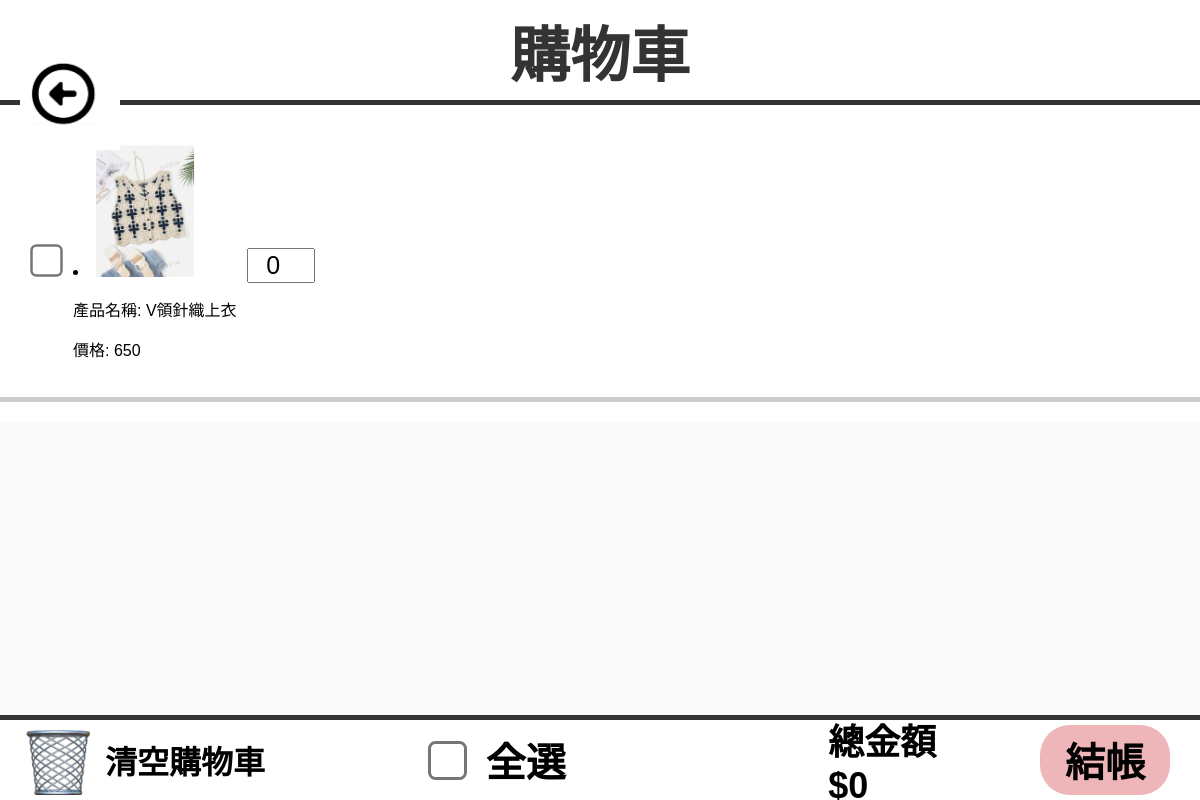
/shopcar/ (signed in), run on an earlier commit of the app's database.
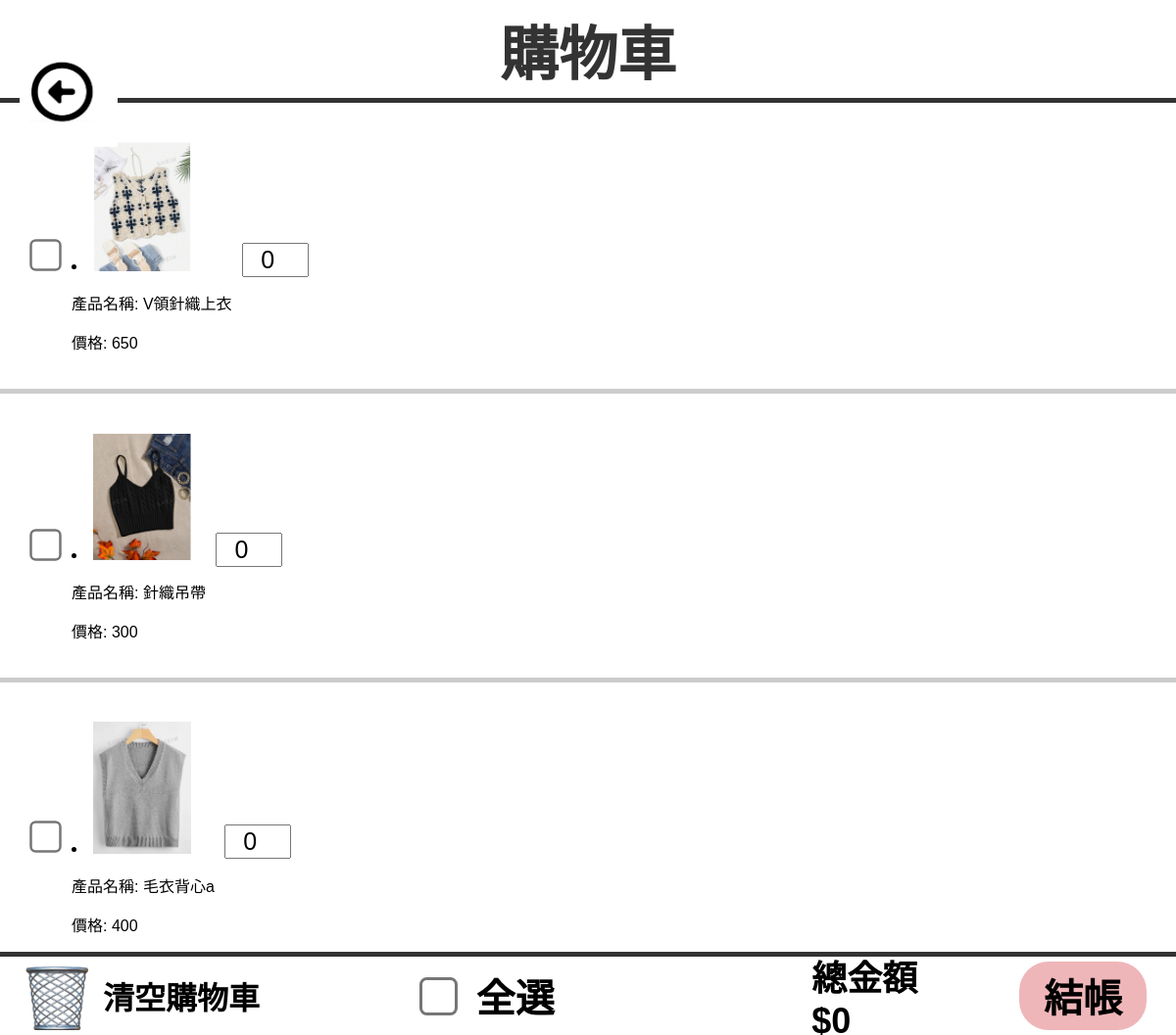
And on a later commit of the database.
### mysite/models.py (models this page shows, shortened)
class shoppingCart(models.Model):
    member_id = models.ForeignKey(Member, on_delete=models.CASCADE)#on_delete=models.CASCADE 就是檢查參照完整性
    product_id = models.ForeignKey(Product,on_delete=models.CASCADE)
    orderQua = models.CharField(max_length=10,default=0)

class Product(models.Model):
    name = models.CharField(max_length=100)
    image = models.ImageField(upload_to='product_images/', default='default.jpg')  # 定義默認值
    price = models.CharField(max_length=20,default='0')
    color = models.CharField(max_length=20,default='商品顏色')
    description = models.TextField()
    quantity = models.IntegerField(default=0)
    category = models.CharField(max_length=10,default="man")

### mysite/views.py (the view)
# urls.py: path('shopcar/',mv.shopcar,name="shopcar"),
def shopcar(request):
    member_id = request.user.id
    if member_id:
        cart_items = shoppingCart.objects.filter(member_id_id=member_id)
        return render(request, 'shopcar.html', {'cart_items': cart_items})
    else:
        return redirect('login')

### templates/shopcar.html (shortened to what this page needs)
{% load static %}
<!DOCTYPE html>
<html lang="en">
<head>
    <link rel="stylesheet" href="{% static 'css/shopcar.css' %}">
</head>
<body>
    <div class="top">
        <a href="{% url 'home' %}">
        <img class="back" src="{% static 'images/back.png' %}" alt="">
        </a>
        <p id="tt">購物車</p>
    </div>
    {% for item in cart_items %}
    <div class="product">
        <div class="pro1">
            <tr>
                <input class="check" type="checkbox" name="item1"  onchange="calculateTotal(); checkAllSelected()">
            <li>
                <img src="{{ item.product_id.image.url }}" alt="{{ item.product_id.name }}" style="width: 100px; height: auto;">
                <p>產品名稱: {{ item.product_id.name }}</p>
                <p>價格: {{ item.product_id.price }}</p>
            </li>
                    <div class="quantity-container">
                        <input type="number" class="quantity" id="quantity1" name="quantity1" min="0" max="100" value="0" onchange="calculateTotal()">
                    </div>
                </div>
                {% endfor %}
        </div>
        <div class="bottom">
            <div class="trash-b" onclick="resetCart()">
                <img class="trash" src="{% static 'images/trash.png' %}" alt="">
                <p id="trash-t">清空購物車</p>
            </div>
            <div class="all-b">
                <input id="check-all" type="checkbox" name="itemAll" onclick="toggleAll(this)">
                <p id="all-t">全選</p>
            </div>
            <div class="tot-b">
                <p id="tot-t">總金額$0</p>
                <a href="{% url 'pay' %}">
                <button type="button" id="tot-bu">結帳</button>
                </a>
            </div>
        </div>
    </div>
</body>
</html>

### static/css/shopcar.css (style rules this page uses)
body { font-family: Arial, sans-serif; background-color: #f9f9f9; margin: 0; padding: 0; }
.top { width: 100%; height: 100px; display: flex; align-items: center; justify-content: center; position: relative; border-bottom: 5px solid #333; background-color: #fff; }
.back { width: 100px; height: 100px; position: absolute; left: 20px; cursor: pointer; }
#tt { font-size: 60px; font-weight: bolder; color: #333; }
.product { width: 100%; padding: 20px 0; background-color: #fff; }
.pro1 { display: flex; align-items: center; border-bottom: 5px solid #ccc; padding: 20px; }
.check { transform: scale(2.5); margin-right: 20px; margin-left: 20px; }
.quantity-container { display: flex; align-items: center; margin-top: 10px; }
.quantity-container input { width: 60px; text-align: center; margin: 0 10px; font-size: 25px; }
.bottom { width: 100%; height: 80px; display: flex; align-items: center; border-top: 5px solid #333; position: fixed; bottom: 0; left: 0; background-color: white; padding: 0 20px; }
.trash-b { display: flex; align-items: center; cursor: pointer; flex: 1; }
.trash-b img { width: 70px; height: 70px; }
#trash-t { font-size: 32px; font-weight: bold; margin-left: 15px; }
.all-b { display: flex; align-items: center; margin-left: 25px; flex: 1; }
#check-all { transform: scale(3); margin-right: 32px; }
#all-t { font-size: 40px; font-weight: bold; }
.tot-b { display: flex; align-items: center; flex: 1; justify-content: flex-end; }
#tot-t { font-size: 36px; font-weight: bold; margin-right: 80px; }
#tot-bu { width: 130px; height: 70px; font-size: 40px; margin-right: 50px; background-color: rgb(239, 182, 185); border: none; border-radius: 30px; font-weight: bold; cursor: pointer; }

What changed in the data, as far as the page shows it:
added shoppingCart: product_id.image (picture), product_id.name "針織吊帶", product_id.price "300"
added shoppingCart: product_id.image (picture), product_id.name "毛衣背心a", product_id.price "400"
